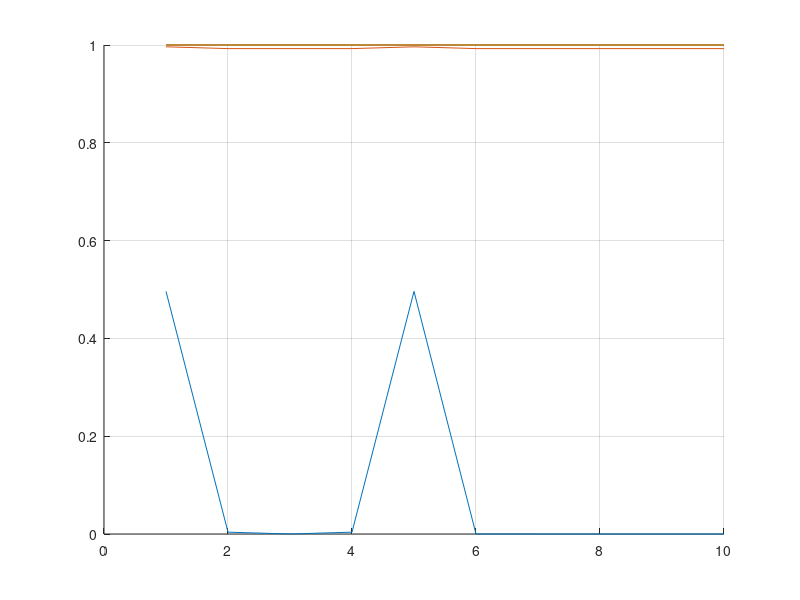

MATLAB code for this plot:
%% Testing the Gibbs/ Bolzmann Distribution

y = [1 2 3 2 1 3 4 5 7 8];
N = length(y);


data = y + 1 * randn(1, N);


% figure; plot(y); hold on; plot(data);

c = 10;
C = linspace(1, c, c);

beta = linspace(1, 1000, 100);

for k = 1:10

for i = 1:1
    
yj = normrnd(y(1), 2, c);

Ej = abs(data(i) - y).^2;


PrxC = (exp(-beta(k) * Ej)+eps)/(sum(exp(-beta(k)*Ej))+eps);

hold on; plot(C, (PrxC)); grid on;

end
end
